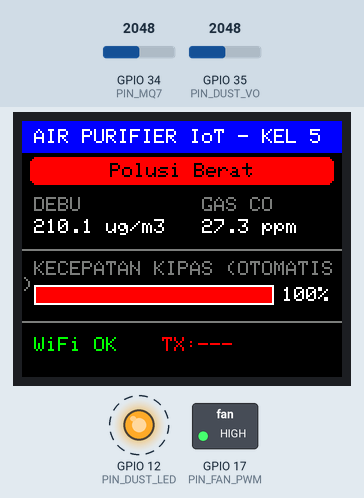
Recording of a sketch running on a simulated ESP32. On the bench: 160×128 colour display, switched loads named in the sketch (green lamp = pin HIGH), output pins drawn as LEDs (lit = HIGH). Dashed ring = blinking. The test bench sets the inputs (shaded band); at power-on: GPIO 34 (PIN_MQ7) = 2048, GPIO 35 (PIN_DUST_VO) = 2048. WiFi joins after 1.5 s; servers stay silent unless stated; uploads are accepted with an empty reply; what the sketch prints to the serial monitor is not drawn.

Above: at 3.7 s.
3.8 s: GPIO 34 (PIN_MQ7) set to 1960
At 5.2 s:
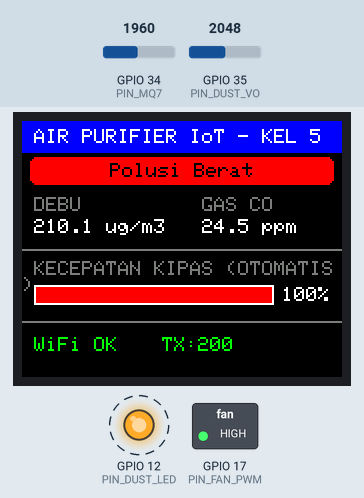
6.8 s: GPIO 35 (PIN_DUST_VO) set to 1960
At 8.2 s:
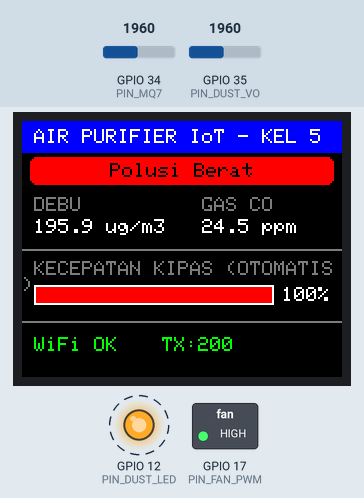
8.7 s: GPIO 34 (PIN_MQ7) set to 2040
At 10.5 s:
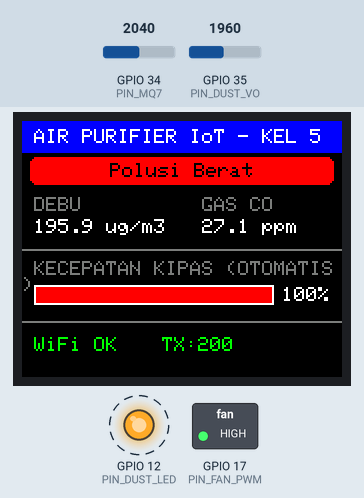
11.6 s: GPIO 35 (PIN_DUST_VO) set to 2040
At 13.8 s:
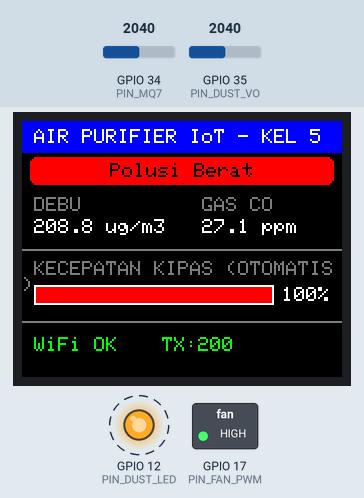
14.6 s: GPIO 34 (PIN_MQ7) set to 2047
17.5 s: GPIO 35 (PIN_DUST_VO) set to 2047
At 19.9 s:
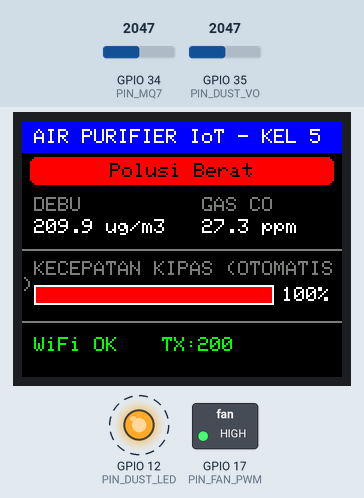
Timing chart, 0 to 21.4 s (numbered marks = the images above; inputs shaded):
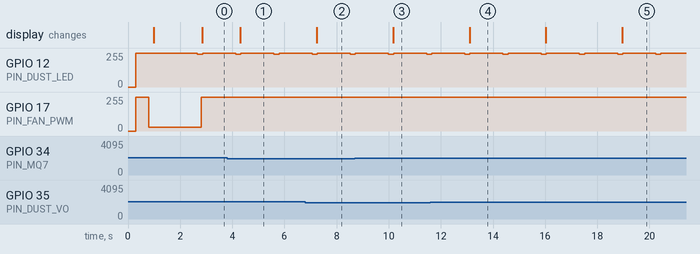

Measured:
- after the input at 3.8 s, the display: changes after 0.51 s (image 1)
- after the input at 6.8 s, the display: changes after 0.44 s (image 2)
- after the input at 8.7 s, the display: changes after 1.5 s (image 3)
- after the input at 11.6 s, the display: changes after 1.5 s (image 4)
- after the input at 17.5 s, the display: changes after 1.5 s (image 5)
- by itself, GPIO 12 (PIN_DUST_LED): alternates 255/255 for 1.3 s and 244/255 for 0.20 s

The sketch:

air_purifier_asg2.ino
```cpp
#include <Adafruit_GFX.h>
#include <Adafruit_ST7735.h>
#include <SPI.h>
#include <WiFi.h>
#include <WiFiClientSecure.h>
#include <HTTPClient.h>
#include <math.h>

const char* WIFI_SSID  = "*********";
const char* WIFI_PASS  = "*********";
const char* SERVER_URL = "*********";
const char* API_KEY    = "*********";
const unsigned long INTERVAL_KIRIM = 1000;

#define TFT_CS    5
#define TFT_RST   22
#define TFT_DC    21

const int PIN_MQ7      = 34;
const int PIN_DUST_VO  = 35;
const int PIN_DUST_LED = 12;
const int PIN_FAN_PWM  = 17;

const int PWM_FREQ  = 5000;
const int PWM_RES   = 8;
const int PWM_PELAN = 30;
const int PWM_PENUH = 255;

const float VCC_MQ7 = 5.0;
const float RL_MQ7  = 10000.0;
const float R0_MQ7  = 146207.0;

const float VOC_DUST_BASELINE = 0.6;
const float SENSITIVITAS_DUST = 0.2;

const float BATAS_DEBU_RINGAN = 35.0;
const float BATAS_DEBU_BERAT  = 100.0;
const float BATAS_GAS_RINGAN  = 3.0;
const float BATAS_GAS_BERAT   = 7.0;

const float BATAS_MAKSIMAL_DEBU = 1000.0;
const float BATAS_MAKSIMAL_GAS  = 2000.0;

const unsigned long INTERVAL_TFT       = 1000;
const unsigned long INTERVAL_CEK_WIFI  = 10000;

#define WARNA_HEADER   ST7735_BLUE
#define WARNA_KOTAK_BG ST7735_BLACK
#define WARNA_TEKS     ST7735_WHITE
#define WARNA_ABU      0x7BEF

Adafruit_ST7735 tft = Adafruit_ST7735(TFT_CS, TFT_DC, TFT_RST);

unsigned long waktuKirimTerakhir   = 0;
unsigned long waktuTFTTerakhir     = 0;
unsigned long waktuCekWiFiTerakhir = 0;
unsigned long waktuMulai           = 0;
int lastHttpCode = 0, jumlahKirimOK = 0, jumlahKirimGagal = 0, jumlahDataDitolak = 0, siklusKe = 0;
String statusUdaraSebelumnya = "";

int skalaPWM(float nilai, float batasBawah, float batasAtas) {
  float persen = (nilai - batasBawah) / (batasAtas - batasBawah);
  if (persen < 0) persen = 0;
  if (persen > 1) persen = 1;
  return PWM_PELAN + persen * (PWM_PENUH - PWM_PELAN);
}

String formatUptime(unsigned long ms) {
  unsigned long detik = ms / 1000;
  char buf[12];
  sprintf(buf, "%02d:%02d:%02d", (int)(detik/3600), (int)((detik%3600)/60), (int)(detik%60));
  return String(buf);
}

float bacaRsMQ7() {
  long total = 0;
  const int N = 10;
  for (int i = 0; i < N; i++) { total += analogRead(PIN_MQ7); delay(2); }
  float raw = total / (float)N;
  float vRL = raw * (3.3 / 4095.0);
  if (vRL < 0.01) vRL = 0.01;
  return ((VCC_MQ7 / vRL) - 1) * RL_MQ7;
}

float konversiKePPM(float rs) {
  float rasio = rs / R0_MQ7;
  if (rasio <= 0) return 0;
  float logPPM = (log10(rasio) + 0.017) / -0.585;
  float ppm = pow(10, logPPM);
  if (isnan(ppm) || isinf(ppm)) return BATAS_MAKSIMAL_GAS;
  if (ppm > BATAS_MAKSIMAL_GAS) ppm = BATAS_MAKSIMAL_GAS;
  return ppm;
}

float bacaDustDensity() {
  long totalDust = 0;
  for (int i = 0; i < 20; i++) {
    digitalWrite(PIN_DUST_LED, LOW); delayMicroseconds(280);
    totalDust += analogRead(PIN_DUST_VO); delayMicroseconds(40);
    digitalWrite(PIN_DUST_LED, HIGH); delayMicroseconds(9680);
  }
  float voltDust = (totalDust / 20.0) * (3.3 / 4095.0);
  float dustDensity = (voltDust >= VOC_DUST_BASELINE) ? (voltDust - VOC_DUST_BASELINE) * SENSITIVITAS_DUST * 1000 : 0;
  if (dustDensity > BATAS_MAKSIMAL_DEBU) dustDensity = BATAS_MAKSIMAL_DEBU;
  return dustDensity;
}

bool dataValidUntukDikirim(float debu, float gas) {
  if (isnan(debu) || isinf(debu) || isnan(gas) || isinf(gas)) return false;
  if (debu < 0 || gas < 0) return false;
  if (debu > BATAS_MAKSIMAL_DEBU || gas > BATAS_MAKSIMAL_GAS) return false;
  return true;
}

void sambungWiFi() {
  WiFi.mode(WIFI_STA);
  WiFi.begin(WIFI_SSID, WIFI_PASS);
  Serial.println("\n[WIFI] Menyambung ke " + String(WIFI_SSID));
  unsigned long mulai = millis();
  while (WiFi.status() != WL_CONNECTED && millis() - mulai < 15000) { delay(400); Serial.print("."); }
  if (WiFi.status() == WL_CONNECTED) {
    Serial.print(" OK, IP: "); Serial.println(WiFi.localIP());
  } else {
    Serial.println(" GAGAL, akan dicoba lagi otomatis di background.");
  }
}

void jagaKoneksiWiFi() {
  if (millis() - waktuCekWiFiTerakhir < INTERVAL_CEK_WIFI) return;
  waktuCekWiFiTerakhir = millis();
  if (WiFi.status() != WL_CONNECTED) {
    Serial.println("[WIFI] Terputus, mencoba sambung ulang...");
    WiFi.disconnect();
    WiFi.begin(WIFI_SSID, WIFI_PASS);
  }
}

void kirimKeDashboard(float debu, float gasPPM, String status, int pwm) {
  if (!dataValidUntukDikirim(debu, gasPPM)) {
    jumlahDataDitolak++;
    Serial.println("[VALIDASI] Data ditolak, TIDAK dikirim ke dashboard.");
    return;
  }
  if (WiFi.status() != WL_CONNECTED) {
    lastHttpCode = -1; jumlahKirimGagal++; return;
  }
  WiFiClientSecure client; client.setInsecure();
  HTTPClient http; http.setTimeout(5000);
  http.begin(client, SERVER_URL);
  http.addHeader("Content-Type", "application/json");
  http.addHeader("X-API-Key", API_KEY);
  status.trim();
  String json = "{\"debu\":" + String(debu,1) + ",\"gas\":" + String(gasPPM,1) +
                ",\"status\":\"" + status + "\",\"pwm\":" + String(pwm) + "}";
  int kode = http.POST(json);
  lastHttpCode = kode;
  if (kode == 200) jumlahKirimOK++; else jumlahKirimGagal++;
  Serial.println("[DASHBOARD] " + json + " -> kode " + String(kode));
  http.end();
}

// ------------------------------------------------------------------
// TAMPILAN TFT
// ------------------------------------------------------------------
void gambarHeader() {
  tft.fillRect(0, 0, 160, 16, WARNA_HEADER);
  tft.setTextSize(1); tft.setTextColor(WARNA_TEKS, WARNA_HEADER);
  tft.setCursor(6, 4); tft.print("AIR PURIFIER IoT - KEL 5");
}

void gambarKartuStatus(String status, uint16_t warna) {
  tft.fillRoundRect(4, 18, 152, 14, 3, warna);
  tft.setTextColor(ST7735_BLACK, warna); tft.setTextSize(1);
  int16_t x1,y1; uint16_t w,h; String t = status; t.trim();
  tft.getTextBounds(t, 0, 0, &x1, &y1, &w, &h);
  tft.setCursor(4 + (152-w)/2, 21); tft.print(t);
}

void gambarNilaiSensor(float debu, float gasPPM) {
  tft.setTextSize(1);
  tft.setCursor(6, 38);  tft.setTextColor(WARNA_ABU, WARNA_KOTAK_BG); tft.print("DEBU");
  tft.setCursor(90, 38); tft.setTextColor(WARNA_ABU, WARNA_KOTAK_BG); tft.print("GAS CO");

  tft.fillRect(6, 48, 80, 9, WARNA_KOTAK_BG);
  tft.fillRect(90, 48, 68, 9, WARNA_KOTAK_BG);

  tft.setCursor(6, 49);  tft.setTextColor(WARNA_TEKS, WARNA_KOTAK_BG);
  char b1[16]; sprintf(b1, "%.1f ug/m3", debu); tft.print(b1);

  tft.setCursor(90, 49); tft.setTextColor(WARNA_TEKS, WARNA_KOTAK_BG);
  char b2[16]; sprintf(b2, "%.1f ppm", gasPPM); tft.print(b2);

  tft.drawFastHLine(0, 64, 160, WARNA_ABU);
}

void gambarKipas(int persen) {
  tft.setTextSize(1);
  tft.setCursor(6, 70); tft.setTextColor(WARNA_ABU, WARNA_KOTAK_BG); tft.print("KECEPATAN KIPAS (OTOMATIS)");

  tft.drawRect(6, 82, 120, 10, WARNA_TEKS);
  tft.fillRect(7, 83, 118, 8, WARNA_KOTAK_BG);
  int lebar = map(persen, 0, 100, 0, 118);
  uint16_t w = (persen>70?ST7735_RED:(persen>35?ST7735_YELLOW:ST7735_GREEN));
  tft.fillRect(7, 83, lebar, 8, w);

  tft.fillRect(128, 82, 32, 10, WARNA_KOTAK_BG);
  tft.setCursor(130, 83); tft.setTextColor(WARNA_TEKS, WARNA_KOTAK_BG);
  char b[6]; sprintf(b, "%3d%%", persen); tft.print(b);
}

void gambarFooter(bool wifiOn) {
  tft.drawFastHLine(0, 100, 160, WARNA_ABU);

  tft.fillRect(6, 108, 60, 8, WARNA_KOTAK_BG);
  tft.setCursor(6, 108);
  tft.setTextColor(wifiOn?ST7735_GREEN:ST7735_RED, WARNA_KOTAK_BG);
  tft.print(wifiOn ? "WiFi OK" : "WiFi OFF");

  tft.fillRect(70, 108, 84, 8, WARNA_KOTAK_BG);
  tft.setCursor(70, 108);
  String tx = lastHttpCode==200 ? "TX:200" : (lastHttpCode==-1 ? "TX:NoWiFi" : (lastHttpCode==0?"TX:---":"TX:ERR"));
  tft.setTextColor(lastHttpCode==200?ST7735_GREEN:ST7735_RED, WARNA_KOTAK_BG);
  tft.print(tx);
}

// ------------------------------------------------------------------
// SETUP
// ------------------------------------------------------------------
void setup() {
  Serial.begin(115200); delay(300);
  pinMode(PIN_DUST_LED, OUTPUT);
  digitalWrite(PIN_DUST_LED, HIGH);

  ledcAttach(PIN_FAN_PWM, PWM_FREQ, PWM_RES);
  ledcWrite(PIN_FAN_PWM, PWM_PENUH); delay(500); ledcWrite(PIN_FAN_PWM, PWM_PELAN);

  tft.initR(INITR_BLACKTAB);
  tft.setRotation(1);
  tft.fillScreen(WARNA_KOTAK_BG); gambarHeader();

  sambungWiFi();
  waktuMulai = millis();
}

// ------------------------------------------------------------------
// LOOP UTAMA (rule-based / ambang batas)
// ------------------------------------------------------------------
void loop() {
  siklusKe++;
  jagaKoneksiWiFi();

  float rsGas   = bacaRsMQ7();
  float gasPPM  = konversiKePPM(rsGas);
  float dustDensity = bacaDustDensity();

  String statusUdara; uint16_t warnaStatus; int fanSpeedPWM;

  if (dustDensity >= BATAS_DEBU_BERAT || gasPPM >= BATAS_GAS_BERAT) {
    statusUdara = "Polusi Berat"; warnaStatus = ST7735_RED; fanSpeedPWM = PWM_PENUH;
  } else if (dustDensity >= BATAS_DEBU_RINGAN || gasPPM >= BATAS_GAS_RINGAN) {
    statusUdara = "Polusi Ringan"; warnaStatus = ST7735_YELLOW;
    int pwmDust = skalaPWM(dustDensity, BATAS_DEBU_RINGAN, BATAS_DEBU_BERAT);
    int pwmGas  = skalaPWM(gasPPM, BATAS_GAS_RINGAN, BATAS_GAS_BERAT);
    fanSpeedPWM = max(pwmDust, pwmGas);
  } else {
    statusUdara = "Udara Bersih"; warnaStatus = ST7735_GREEN; fanSpeedPWM = PWM_PELAN;
  }

  int persen = map(fanSpeedPWM, 0, 255, 0, 100);
  ledcWrite(PIN_FAN_PWM, fanSpeedPWM);
  bool wifiOn = (WiFi.status() == WL_CONNECTED);

  if (millis() - waktuTFTTerakhir >= INTERVAL_TFT) {
    waktuTFTTerakhir = millis();
    gambarKartuStatus(statusUdara, warnaStatus);
    gambarNilaiSensor(dustDensity, gasPPM);
    gambarKipas(persen);
    gambarFooter(wifiOn);
  }

  if (statusUdara != statusUdaraSebelumnya) {
    Serial.println("\n>>> PERUBAHAN STATUS: " + statusUdaraSebelumnya + " -> " + statusUdara);
    statusUdaraSebelumnya = statusUdara;
  }

  Serial.println("------------------------------------------------------------");
  Serial.printf("Siklus #%d | Uptime: %s | Ditolak: %d\n", siklusKe, formatUptime(millis()-waktuMulai).c_str(), jumlahDataDitolak);
  Serial.printf("  Debu   : %.1f ug/m3\n", dustDensity);
  Serial.printf("  Gas CO : %.1f ppm  (Rs=%.0f ohm, Rs/R0=%.3f)\n", gasPPM, rsGas, rsGas/R0_MQ7);
  Serial.printf("  Status : %s | Kipas: %d%% (OTOMATIS) | WiFi: %s\n", statusUdara.c_str(), persen, wifiOn?"OK":"PUTUS");
  Serial.println("------------------------------------------------------------");

  if (millis() - waktuKirimTerakhir >= INTERVAL_KIRIM) {
    waktuKirimTerakhir = millis();
    kirimKeDashboard(dustDensity, gasPPM, statusUdara, fanSpeedPWM);
  }

  delay(1000);
}
```
